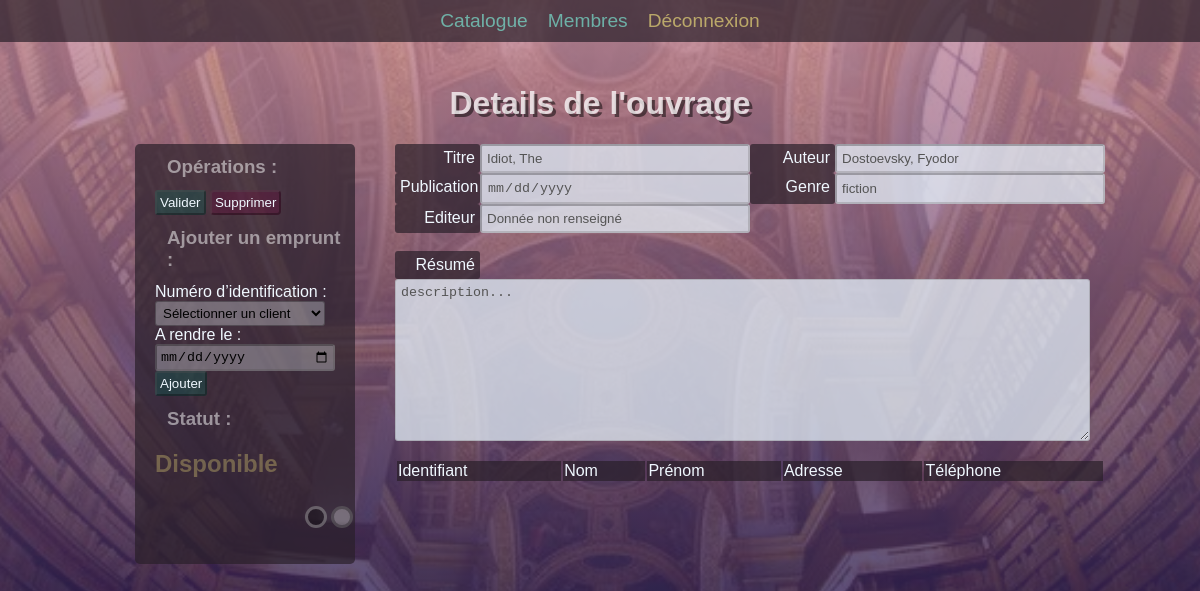
Page /index.php?action=fiche&id=210 (signed in) on the committed database.
### tables this page shows
CREATE TABLE `books` (
  `id` int NOT NULL,
  `Title` varchar(54) DEFAULT NULL,
  `published_date` date DEFAULT NULL,
  `available` tinyint(1) NOT NULL,
  `description` text NOT NULL,
  `id_category` int DEFAULT NULL,
  `id_author` int DEFAULT NULL,
  `id_publisher` int DEFAULT NULL
);

CREATE TABLE `author` (
  `id_author` int NOT NULL,
  `author` varchar(100) NOT NULL
);

CREATE TABLE `category` (
  `id_category` int NOT NULL,
  `name` varchar(100) NOT NULL
);

### src/controllers/Fiche.php (called while the page is built, shortened)
<?php
require_once("../src/models/Book.php");
class Fiche{
    public function displayficheBook(){
        $bookId = $_GET['id'];
        $Book = new Book();
        $book = $Book->findBookById($bookId);
        require("../templates/fiche_livre.php");
    }
}

### src/models/Book.php (called while the page is built, shortened)
<?php
class Book
{
    public function findBookById($id){
        require('../src/pdo/PDO.php');
        $bookDB = $db -> prepare("SELECT b.id as id,b.Title as Title,b.published_date as p_date,b.available as available,b.description as description,c.name as category,a.author as author,p.name as publisher FROM books b LEFT JOIN category c ON b.id_category = c.id_category LEFT JOIN author a ON b.id_author = a.id_author LEFT JOIN publisher p ON b.id_publisher = p.id_publisher WHERE id = :id");
        $bookDB -> execute(['id' => $id]);
        $book = $bookDB -> fetch();
        return $book;
    }
}

### templates/fiche_livre.php (the view, shortened to what this page needs)
<h1>Details de l'ouvrage</h1>
<div class="pageContainer">
    <div class="filters">
        <div class="search">
            <h3>Opérations :</h3>
            <a href="./catalogue.html"><button class="btnAjouter">Valider</button></a>
            <a href="./catalogue.html"><button class="btnSupprimer">Supprimer</button></a>
            <h3>Ajouter un emprunt :</h3>
            <?php if ($book['available'] == 1) : ?>
            <div class="selectStatusE">
                <p>Emprunté par n° <?= $currentCustomer['id_customer'] ?></p>
                <h4>Temps restant :</h4>
                <p><?= $remainingTime ?> Jour(s)</p>
                <a href="../index.php?action=returnLoan&id=<?= $book['id'] ?>"><button class="btnAjouter">Rendre
                        l'ouvrage</button></a>
            </div>
            <?php else : ?>
            <form action="index.php?action=loan&id=<?= $book['id'] ?>" method="post">
                <div>
                    <label for="debutPret">Numéro d’identification :</label>
                    <select name="client" id="client" required class="inputEmprunteur">
                        <option value="" selected="true" disabled="disabled">Sélectionner un client</option>
                    </select>
                </div>
                <div>
                    <label for="finPret">A rendre le :</label>
                    <input type="date" name="finPret" id="finPret" required class="inputEmprunteur">
                </div>
                <input type="submit" id='submitEmprunt' value='Ajouter' class="btnAjouter">
            </form>
            <?php endif ?>
            <h3>Statut :</h3>
            <?php if ($book['available'] == 0) : ?>
            <h2>Disponible</h2>
            <?php else : ?>
            <h2>Emprunté</h2>
            <?php endif ?>
            <div class="themeSelector">
                <div id="theme1"> </div>
                <div id="theme2"> </div>
            </div>
        </div>
    </div>
    <div class="DetailContainer">
        <div class="my2div">
            <label for="InputTitre" class="labelOuvrage">Titre</label>
            <input type="text" name="InputTitre"
                value="<?= (!is_null($book['Title'])) ? $book['Title']  : "Donnée non renseigné" ?>"
                class="InputOuvrage" disabled>
            <br>
            <label for="InputAuteur" class="labelOuvrage">Auteur</label>
            <input type="text" name="InputTitre"
                value="<?= (!is_null($book['author'])) ? $book['author']  : "Donnée non renseigné" ?>"
                class="InputOuvrage" disabled>
            <br>
        </div>
        <div class="my2div">
            <label for="InputDateDePublication" class="labelOuvrage">Publication</label>
            <input type="date" name="InputDateDePublication"
                value="<?= (!is_null($book['p_date'])) ? $book['p_date']  : "Donnée non renseigné" ?>"
                class="InputOuvrage" disabled>
            <br>
            <label for="InputRésumé" class="labelOuvrage">Genre</label>
            <input type="text" name="InputTitre"
                value="<?= (!is_null($book['category'])) ? $book['category']  : "Donnée non renseigné" ?>"
                class="InputOuvrage" disabled>
        </div>
        <div class="my2div">
            <label for="InputPublisher" class="labelOuvrage">Editeur</label>
            <input type="text" name="InputPublisher"
                value="<?= (!is_null($book['publisher'])) ? $book['publisher']  : "Donnée non renseigné" ?>"
                class="InputOuvrage" disabled>
        </div>
        <br>
        <label for="InputRésumé" class="labelOuvrage">Résumé</label>
        <textarea name="InputRésumé" cols="30" rows="10" class="TextAreaOuvrage"
            disabled><?= $book['description'] ?></textarea>
        <br>
        <table class="tableEmprunteur">
            <tr class="tableThead">
                <td>Identifiant</td>
                <td>Nom</td>
                <td>Prénom</td>
                <td>Adresse</td>
                <td>Téléphone</td>
            </tr>
        </table>
    </div>
</div>
<?php require("base.php");

### public/style.css (style rules this page uses)
html { scroll-behavior: smooth; --color0: rgb(0, 0, 0); --color0b: rgb(240, 248, 255); --color0c: rgba(42, 32, 42, 0.7); --color1: hsla(169, 100%, 21%, 0.3); --color1Over: hsla(169, 100%, 21%, 0.8); --color2: hsla(328, 100%, 21%, 0.3); --color2Over: hsla(328, 100%, 21%, 0.8); --colorBg1: rgba(200, 140, 160, 0.8); --colorBg2: rgba(0, 0, 64, 0.8); --colorM1: hsla(169, 100%, 75%, 0.6); --colorM1Over: hsla(169, 100%, 75%, 0.9); --colorM2: hsla(53, 100%, 75%, 0.6); --colorM2Over: hsla(53, 100%, 75%, 0.9); }
body { padding: 0; margin: 0; display: flex; flex-flow: column; align-items: center; background-image: linear-gradient(var(--colorBg1), var(--colorBg2)), url("./img/fond_biblio.webp"); background-attachment: fixed; background-repeat: no-repeat; background-position: 50% 50%; background-size: cover; font-family: 'Gill Sans', 'Gill Sans MT', Calibri, 'Trebuchet MS', sans-serif; }
a { color: var(--colorM1); text-decoration: none; font-size: 1.0em; }
h1 { text-shadow: rgba(0, 0, 0, 0.5) 3px 3px; color: rgba(255, 255, 255, 0.75); padding-top: 64px; }
.pageContainer { width: 100%; display: flex; justify-content: center; }
.filters { width: 25%; height: 64vh; display: flex; justify-content: center; overflow: hidden; }
.search { background-color: var(--color0c); width: 200px; height: 420px; border-radius: 0.3em; padding-left: 20px; position: fixed; color: var(--color0b); }
.search h3 { color: hsla(0, 0%, 100%, 0.5); margin: 12px; }
.search h2 { color: hsla(53, 100%, 75%, 0.3); }
.themeSelector { width: 100%; padding-top: 6px; padding-right: 64px; display: flex; justify-content: flex-end; }
#theme1 { background-color: rgba(0, 0, 0, 0.3); border-color: rgba(255, 255, 255, 0.3); border-style: solid; width: 16px; height: 16px; border-radius: 50%; margin: 2px; }
#theme2 { background-color: rgba(255, 255, 255, 0.3); border-color: rgba(0, 0, 0, 0.3); border-style: solid; width: 16px; height: 16px; border-radius: 50%; margin: 2px; }
.inputEmprunteur { background-color: hsla(200, 100%, 97%, 0.3); width: 85%; border-radius: 3px; padding: 3px; border-color: hsla(0, 0%, 0%, 0.3); }
.btnAjouter { background-color: var(--color1); border-radius: 3px; padding: 3px; border-color: rgba(0, 0, 0, 0.3); color: var(--color0b); overflow: hidden; }
.btnSupprimer { background-color: var(--color2); border-radius: 0.3em; padding: 3px; border-color: hsla(0, 0%, 0%, 0.3); color: var(--color0b); overflow: hidden; }
.DetailContainer { display: flex; flex-flow: column; overflow: hidden; }
.labelOuvrage { background-color: var(--color0c); color: var(--color0b); width: 75px; padding: 5px; text-align: right; border-radius: 3px; }
.InputOuvrage { width: 256px; padding: 5px; background-color: hsla(210, 67%, 94%, 0.75); border-radius: 3px; }
.TextAreaOuvrage { width: 683px; padding: 5px; background-color: hsla(210, 67%, 94%, 0.75); border-radius: 3px; }
.my2div { display: flex; flex-flow: row; }
.tableThead { background-color: var(--color0c); color: var(--color0b); }

### rows in the picture
books: InputTitre "Idiot, The", InputTitre "Dostoevsky, Fyodor", InputTitre "fiction", InputRésumé "description..."
